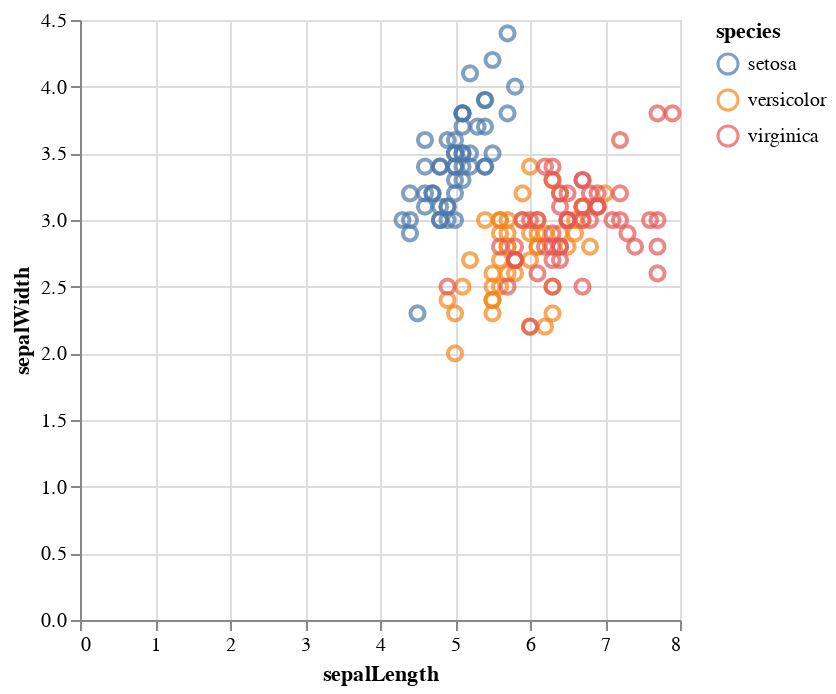

Here is the notebook cell this chart was saved with:
### Markdown cell above
To use this parameter in a Vega-Altair plot we use `add_params` function to inform Vega-Altair about the existence of the parameter. Now we can use the parameter anywhere in our specification.

### Code cell
alt.Chart(iris_df).mark_point(size=mark_size_param).encode(
    x="sepalLength:Q",
    y="sepalWidth:Q",
    color="species:N"
).add_params(
    mark_size_param
)

### Figure 1 — Vega-Lite specification as saved in the notebook (floating-point values rounded to 4 significant figures; data arrays with more than 128 entries replaced by an {"elided": "..."} marker saying what was removed)
{"config": {"view": {"continuousWidth": 300, "continuousHeight": 300}}, "data": {"name": "data-a264acbd6e539a8b3afc0cb5f240fb57"}, "mark": {"type": "point", "size": {"expr": "param_3"}}, "encoding": {"color": {"field": "species", "type": "nominal"}, "x": {"field": "sepalLength", "type": "quantitative"}, "y": {"field": "sepalWidth", "type": "quantitative"}}, "params": [{"name": "param_3", "value": 50}], "$schema": "https://vega.github.io/schema/vega-lite/v5.15.1.json", "datasets": {"data-a264acbd6e539a8b3afc0cb5f240fb57": {"elided": "150 records"}}}
